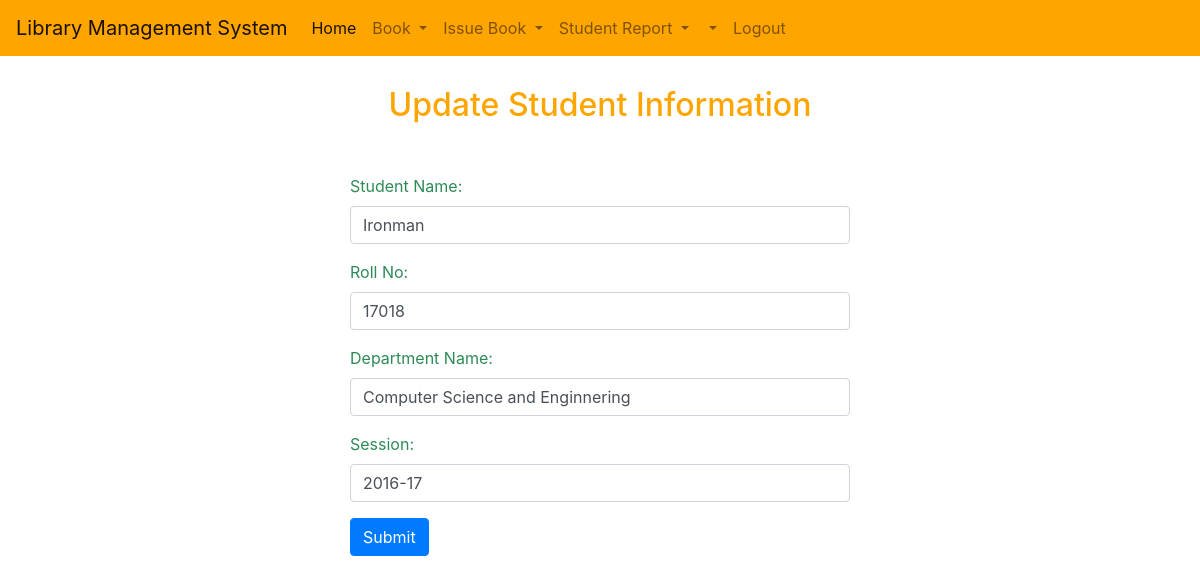
The page /updateStudentDetails/18 (signed in) on the database its author committed.
### library/models.py (models this page shows, shortened)
class Student(models.Model):
    studentName = models.CharField(max_length=100)
    rollNo = models.IntegerField()
    departmentName = models.CharField(max_length=100)
    session = models.CharField(max_length=100)
    created = models.DateTimeField(auto_now_add=True)
    updated = models.DateTimeField(auto_now=True)

### library/views.py (the view)
# urls.py: path('updateStudentDetails/<int:student_id>', views.updateStudentDetails, name='updateStudentDetails'),
@login_required(login_url="/login/")
def updateStudentDetails(request, student_id):
    updateStudentDetails = Student.objects.get(pk=student_id)
    if request.method == 'POST':
        updateStudentDetails = Student.objects.get(id=student_id)
        studentForm = updateStudentForm(request.POST, instance=updateStudentDetails)
        if studentForm.is_valid():
            studentForm.save()
            messages.success(request, "Updated Successfully!")
    return render(request, 'library/updateStudentDetails.html', {'updateStudentDetails':updateStudentDetails})

### templates/library/updateStudentDetails.html (shortened to what this page needs)
{% extends 'library/base.html' %}
{% load static %}
{% block body %}
<div class="title">
<h2>Update Student Information</h2>
</div>
<section class="">
<div class="form">
    <form action="" method="POST">
        <div>
            <label for="">Student Name:</label>
        </div>
        <div>
            <input class="form-control mb-3" type="text" name="studentName" value="{{updateStudentDetails.studentName}}">
        </div>
        <div>
            <label for="">Roll No:</label>
        </div>
        <div>
            <input class="form-control mb-3" type="number" name="rollNo" value="{{updateStudentDetails.rollNo}}">
        </div>
        <div>
            <label for="">Department Name:</label>
        </div>
        <div>
            <input class="form-control mb-3" type="text" name="departmentName" value="{{updateStudentDetails.departmentName}}">
        </div>
        <div>
            <label for="">Session:</label>
        </div>
        <div>
            <input class="form-control mb-3" type="text" name="session" value="{{updateStudentDetails.session}}">
        </div>
        <div>
            <input class="btn btn-primary mb-3" type="submit" value="Submit">
        </div>
    </form>
</div>
</section>
{% endblock %}

### staticfiles/library/css/style.css (style rules this page uses)
.form { color: seagreen; width: 500px; margin-left: 350px; margin-top: 50px; }
.title { text-align: center; margin-top: 30px; color: orange; }

### rows shown on the page
Student: studentName "Ironman", rollNo "17018", departmentName "Computer Science and Enginnering", session "2016-17"
